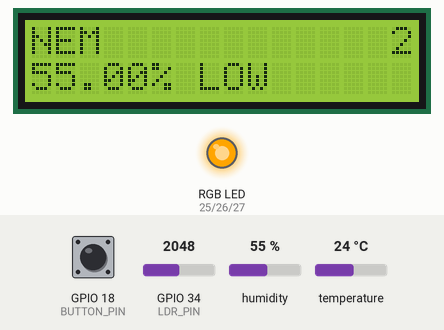
Bench run of a sketch on a simulated ESP32. Shown: 16×2 character LCD, an RGB LED mixed from three pins (HIGH = lit). The inputs (shaded band) are chosen by the test bench; at power-on: humidity 55 %, GPIO 34 (LDR_PIN) = 2048, temperature 24 °C, GPIO 18 (BUTTON_PIN) HIGH. What the sketch prints to the serial monitor is not drawn.

Above: at 2.1 s.
2.2 s: humidity set to 68 %
At 7.6 s:
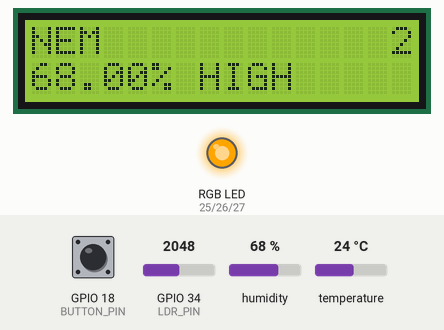
11.5 s: GPIO 34 (LDR_PIN) set to 3564
14.4 s: GPIO 34 (LDR_PIN) set to 3660
At 16.2 s:
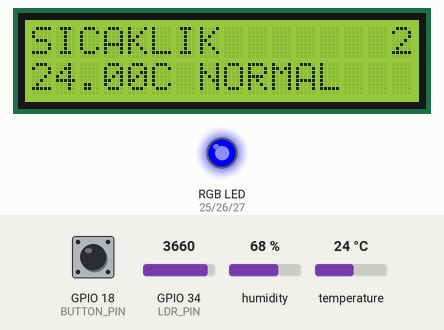
23.7 s: temperature set to 29.2 °C
At 27.7 s:
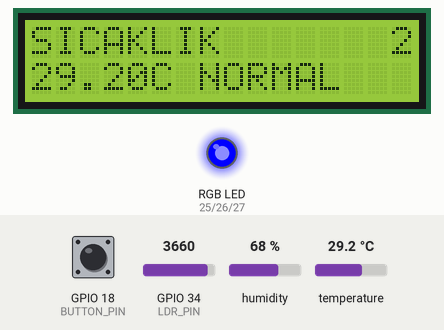
30.4 s: temperature set to 30.8 °C
At 33.6 s:
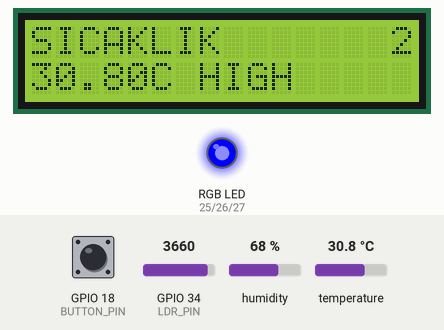
39.7 s: GPIO 18 (BUTTON_PIN) pulled LOW for 0.15 s
At 43.4 s:
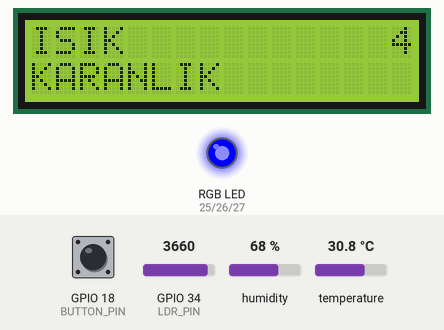
Timing chart, 0 to 44.9 s (numbered marks = the images above; inputs shaded):
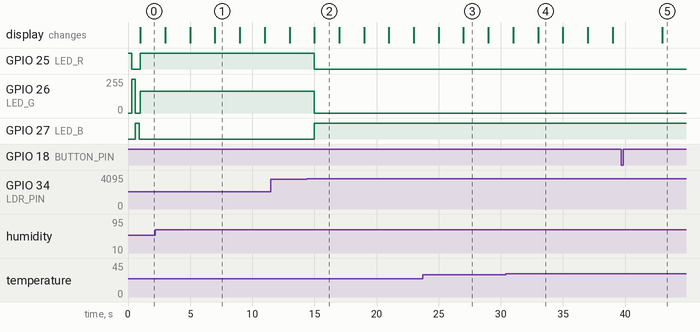

Measured:
- the behaviour switches between 3617 and 3618 on GPIO 34 (LDR_PIN) (found by bisection; images 1 and 2)
- the behaviour switches between 30 and 30.1 °C on temperature (found by bisection; images 3 and 4)
- after the input at 2.2 s, the display: first differs from a run without the input after 4.8 s (image 1)
- after the input at 14.4 s, GPIO 25 (LED_R): HIGH → LOW after 0.60 s; GPIO 26 (LED_G): 165/255 → 0/255 after 0.60 s; GPIO 27 (LED_B): LOW → HIGH after 0.60 s
- after the input at 30.4 s, the display: first differs from a run without the input after 2.6 s (image 4)
- what the display in image 1 shows lasts 2.0 s, from 7.0 s to 9.0 s

The sketch:

sketch.ino
```cpp
#include <Wire.h>                      // I2C haberleşmesi için gerekli Wire kütüphanesi eklendi
#include <LiquidCrystal_I2C.h>         // I2C destekli LCD ekranı kontrol etmek için kütüphane eklendi
#include <DHT.h>                       // DHT sıcaklık ve nem sensörü için kütüphane eklendi

#define DHTPIN 15                      // DHT22 sensörünün veri pini ESP32'nin 15 numaralı pinine atandı
#define DHTTYPE DHT22                  // Kullanılan sensörün modeli DHT22 olarak belirlendi
#define LDR_PIN 34                     // LDR (Işık) sensörünün analog okuma pini 34 olarak atandı
#define BUTTON_PIN 18                  // Süre değiştirme butonunun pini 18 olarak atandı
#define LED_R 25                       // RGB LED'in Kırmızı (Red) bacağı 25 numaralı pine atandı
#define LED_G 26                       // RGB LED'in Yeşil (Green) bacağı 26 numaralı pine atandı
#define LED_B 27                       // RGB LED'in Mavi (Blue) bacağı 27 numaralı pine atandı

DHT dht(DHTPIN, DHTTYPE);              // Belirlenen pin ve sensör tipine göre dht nesnesi oluşturuldu
LiquidCrystal_I2C lcd(0x27, 16, 2);    // 0x27 adresli, 16 sütun ve 2 satırlı LCD nesnesi tanımlandı

const float GAMMA = 0.7;               // LDR'nin lux hesaplaması için gerekli olan GAMMA sabiti tanımlandı
const float RL10 = 50;                 // LDR'nin 10 lux altındaki direnç sabiti tanımlandı

unsigned long oncekiZamanLCD = 0;      // LCD ekranın son güncellenme zamanını tutacak değişken oluşturuldu
unsigned long oncekiZamanSeri = 0;     // Seri monitöre son yazdırma zamanını tutacak değişken oluşturuldu
unsigned long oncekiZamanSens = 0;     // Sensörlerin son okunma zamanını tutacak değişken oluşturuldu
int ekranSuresi = 2000;                // Varsayılan LCD ekran gösterim süresi 2000 ms (2 saniye) olarak ayarlandı
int ekranSirasi = 0;                   // Round Robin algoritması için gösterilecek ekranın sırasını tutan değişken
bool sonButonDurumu = HIGH;            // Butonun bir önceki durumunu tutacak değişken (Pull-up olduğu için HIGH)

float nem = 0.0;                       // Ölçülen nem değerini tutacak ondalıklı değişken tanımlandı
float sicaklik = 0.0;                  // Ölçülen sıcaklık değerini tutacak ondalıklı değişken tanımlandı
float lux = 0.0;                       // Ölçülen ve hesaplanan ışık şiddetini tutacak ondalıklı değişken tanımlandı

void setup() {                         // Sistemin ilk açılışında bir kez çalışacak ayar fonksiyonu
  Serial.begin(115200);                // Seri monitör haberleşmesi 115200 baud hızında başlatıldı

  pinMode(LED_R, OUTPUT);              // Kırmızı LED pini karta ÇIKIŞ olarak ayarlandı
  pinMode(LED_G, OUTPUT);              // Yeşil LED pini karta ÇIKIŞ olarak ayarlandı
  pinMode(LED_B, OUTPUT);              // Mavi LED pini karta ÇIKIŞ olarak ayarlandı

  analogWrite(LED_R, 255); delay(300); analogWrite(LED_R, 0); // Başlangıçta Kırmızı LED test edildi
  analogWrite(LED_G, 255); delay(300); analogWrite(LED_G, 0); // Başlangıçta Yeşil LED test edildi
  analogWrite(LED_B, 255); delay(300); analogWrite(LED_B, 0); // Başlangıçta Mavi LED test edildi

  Wire.begin(21, 22);                  // ESP32 için I2C haberleşmesi SDA(21) ve SCL(22) pinleriyle başlatıldı
  lcd.init();                          // LCD ekranın arka plan başlatma işlemleri yapıldı
  lcd.backlight();                     // LCD ekranın arka plan aydınlatması (ışığı) açıldı

  dht.begin();                         // DHT22 sıcaklık ve nem sensörü başlatıldı
  pinMode(BUTTON_PIN, INPUT_PULLUP);   // Buton pini dahili direnç (Pull-Up) ile GİRİŞ olarak ayarlandı
}                                      // Setup fonksiyonu sonlandırıldı

void loop() {                          // Sistemin gücü kesilene kadar sürekli çalışacak sonsuz döngü
  unsigned long simdikiZaman = millis(); // Cihazın çalışma süresi milisaniye cinsinden alındı

  if (simdikiZaman - oncekiZamanSens >= 2000 || oncekiZamanSens == 0) { // Sensörler için 2 saniye geçtiyse
    oncekiZamanSens = simdikiZaman;    // Bir sonraki sensör ölçümü için zamanlayıcı güncellendi
    float h = dht.readHumidity();      // DHT22 üzerinden güncel nem değeri okundu
    float t = dht.readTemperature();   // DHT22 üzerinden güncel sıcaklık değeri okundu

    if (!isnan(h) && !isnan(t)) {      // Eğer okunan değerler NaN (hatalı) DEĞİLSE
      nem = h;                         // Geçerli nem değeri ana değişkene kaydedildi
      sicaklik = t;                    // Geçerli sıcaklık değeri ana değişkene kaydedildi
    }                                  // DHT22 doğrulama bloğu kapatıldı

    int analog = analogRead(LDR_PIN);  // LDR üzerinden 0-4095 arası ham analog sinyal okundu
    if (analog > 0) {                  // Eğer analog sinyal 0'dan büyükse hesaplamaya başla
      float v = analog / 4095.0 * 3.3; // Ham değer ESP32'nin 3.3V referansına göre gerilime çevrildi
      if (v < 3.3) {                   // Sıfıra bölünme hatasını önlemek için voltaj kontrol edildi
        float r = 2000 * v / (1 - v / 3.3); // Gerilim bölücü formülüyle LDR direnci hesaplandı
        lux = pow(RL10 * 1e3 * pow(10, GAMMA) / r, (1 / GAMMA)); // Lux değeri formülle hesaplandı
      }                                // Voltaj kontrol bloğu kapatıldı
    }                                  // Analog okuma kontrol bloğu kapatıldı
  }                                    // Sensör okuma zamanlayıcı bloğu kapatıldı

  bool buton = digitalRead(BUTTON_PIN);// Butonun o anki anlık basılma durumu okundu
  if (buton == LOW && sonButonDurumu == HIGH) { // Eğer butona yeni basıldıysa (Düşen kenar tetiklemesi)
    ekranSuresi = (ekranSuresi == 2000) ? 4000 : 2000; // Süre 2 sn ise 4 sn yap, 4 ise 2 sn yap
    Serial.print("LCD suresi degistirildi: "); // Sürenin değiştiğine dair mesaj seri monitöre yazdırıldı
    Serial.print(ekranSuresi / 1000);  // Yeni süre saniye cinsine çevrilerek yazdırıldı
    Serial.println(" sn");             // Mesajın sonuna "sn" birimi eklendi ve alt satıra geçildi
    delay(200);                        // Buton titremelerini önlemek için kısa bekleme eklendi
  }                                    // Buton kontrol if bloğu kapatıldı
  sonButonDurumu = buton;              // Döngü sonunda butonun son durumu bir sonraki tur için kaydedildi

  if (simdikiZaman - oncekiZamanSeri >= 3000 || oncekiZamanSeri == 0) { // Seri yazdırma için 3 saniye geçtiyse
    oncekiZamanSeri = simdikiZaman;    // Bir sonraki seri yazdırma için zamanlayıcı güncellendi
    Serial.print("Nem: "); Serial.print(nem); Serial.print("% || "); // Nem verisi formata uygun yazdırıldı
    Serial.print("Sicaklik: "); Serial.print(sicaklik); Serial.print(" C || "); // Sıcaklık verisi yazdırıldı
    Serial.print("Isik: "); Serial.print((int)lux); Serial.println(" lux"); // Lux değeri yazdırılıp alt satıra geçildi
  }                                    // Seri monitör yazdırma bloğu kapatıldı

  if (simdikiZaman - oncekiZamanLCD >= ekranSuresi || oncekiZamanLCD == 0) { // LCD ekran süresi (2 veya 4 sn) dolduysa
    oncekiZamanLCD = simdikiZaman;     // Bir sonraki ekran değişimi için zamanlayıcı güncellendi
    lcd.clear();                       // Bir önceki yazılar birbirine karışmasın diye ekran tamamen temizlendi

    if (ekranSirasi == 0) {            // Round Robin Algoritması 1. Adım: NEM EKRANI
      lcd.print("NEM            "); lcd.setCursor(15,0); lcd.print(ekranSuresi/1000); // Üst satıra NEM ve süre yazdırıldı
      lcd.setCursor(0,1); lcd.print(nem); lcd.print("% "); // İkinci satıra nemin sayısal değeri yazdırıldı
      if (nem <= 60) lcd.print("LOW"); else lcd.print("HIGH"); // Nem değerine göre LOW veya HIGH mesajı yazdırıldı
      ekranSirasi = 1;                 // Bir sonraki ekrana geçiş için sıra 1 yapıldı
    } else if (ekranSirasi == 1) {     // Round Robin Algoritması 2. Adım: SICAKLIK EKRANI
      lcd.print("SICAKLIK       "); lcd.setCursor(15,0); lcd.print(ekranSuresi/1000); // Üst satıra SICAKLIK ve süre yazdırıldı
      lcd.setCursor(0,1); lcd.print(sicaklik); lcd.print("C "); // İkinci satıra sıcaklığın sayısal değeri yazdırıldı
      if (sicaklik < 0) lcd.print("VERY LOW"); // Sıcaklık 0'dan küçükse VERY LOW yazdırıldı
      else if (sicaklik <= 30) lcd.print("NORMAL"); // Sıcaklık 0-30 arasındaysa NORMAL yazdırıldı
      else lcd.print("HIGH");          // Sıcaklık 30'dan büyükse HIGH yazdırıldı
      ekranSirasi = 2;                 // Bir sonraki ekrana geçiş için sıra 2 yapıldı
    } else {                           // Round Robin Algoritması 3. Adım: IŞIK EKRANI
      lcd.print("ISIK           "); lcd.setCursor(15,0); lcd.print(ekranSuresi/1000); // Üst satıra ISIK ve süre yazdırıldı
      lcd.setCursor(0,1);              // İkinci satırın başına geçildi
      if (lux < 10) lcd.print("KARANLIK"); else lcd.print("AYDINLIK"); // Lux'a göre KARANLIK veya AYDINLIK yazdırıldı
      ekranSirasi = 0;                 // Döngüyü başa sarmak için sıra tekrar 0'a (NEM ekranına) çekildi
    }                                  // Ekran sıra seçimi (if-else if-else) bloğu kapatıldı
  }                                    // LCD ekran güncelleyici Round Robin bloğu kapatıldı

  if (lux < 10) {                      // Eğer LDR değeri 10 lux altındaysa (KARANLIK durumu)
    analogWrite(LED_R, 0); analogWrite(LED_G, 0); analogWrite(LED_B, 255); // Ortam karanlıksa sadece Mavi renk yak
  } else {                             // Eğer ortam 10 lux veya üzerindeyse (AYDINLIK durumu)
    if (sicaklik < 0) {                // Eğer sıcaklık VERY LOW değerindeyse
      analogWrite(LED_R, 0); analogWrite(LED_G, 255); analogWrite(LED_B, 0); // YEŞİL
    } else if (sicaklik <= 30) {       // Eğer sıcaklık NORMAL aralığındaysa
      analogWrite(LED_R, 255); analogWrite(LED_G, 165); analogWrite(LED_B, 0); // TURUNCU
    } else {                           // Eğer sıcaklık HIGH seviyesindeyse (30 üzeri)
      analogWrite(LED_R, 255); analogWrite(LED_G, 0); analogWrite(LED_B, 0); // KIRMIZI
    }                                  // Sıcaklığa göre renk belirleme bloğu kapatıldı
  }                                    // Ana aydınlık/karanlık kontrol bloğu kapatıldı
}                                      // Sonsuz döngü (loop) sonlandırıldı
```
